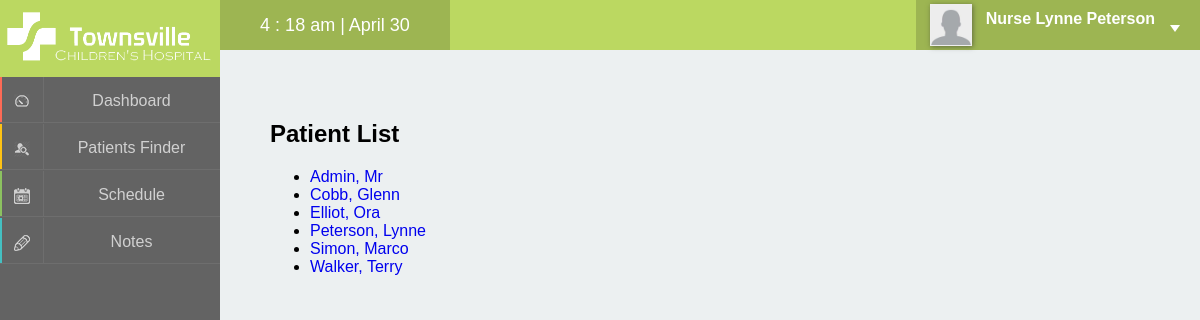
Page /pages/staff.php (signed in) on the committed database.
### tables this page shows
CREATE TABLE IF NOT EXISTS `staff` (
  `staffID` int(4) unsigned zerofill NOT NULL AUTO_INCREMENT,
  `firstName` varchar(40) NOT NULL,
  `lastName` varchar(40) NOT NULL,
  `title` int(1) NOT NULL,
  `password` varchar(64) NOT NULL,
  `specialties` varchar(40) DEFAULT NULL,
  `photo` varchar(200) DEFAULT NULL,
  PRIMARY KEY (`staffID`),
  KEY `title_idx` (`title`)
);

### pages/staff.php (the view, shortened to what this page needs)
<?php
	include '../inc/panel.php';
?>
<section>
	<div class="container">
		<div class="login">
			<h1>Patient List</h1>
			<p><ul>
			<?php
				$sql = "SELECT staffID, firstName, lastName
						FROM staff
						ORDER BY lastName ASC";
				$result = mysql_query($sql);
				while ($row = mysql_fetch_assoc($result)) {
					echo "<li><a href='staffview.php?staff={$row['staffID']}'>{$row['lastName']}, {$row['firstName']}</a></li>";
				}
			?>
			</ul></p>
		</div>
	</div>
</section>

### css/panel.css (style rules this page uses)
html, body { margin : 0; padding : 0; height: 100%; background-color: #636363; font-family: "proxima-nova-1","proxima-nova-2",arial,helvetica,sans-serif; }
a { text-decoration: none; }
.pic img { width: 40px; height: 40px; border: 1px solid #eee; -webkit-box-shadow: 1px 1px 5px 0px rgba(50, 50, 50, 0.55); -moz-box-shadow: 1px 1px 5px 0px rgba(50, 50, 50, 0.55); box-shadow: 1px 1px 5px 0px rgba(50, 50, 50, 0.55); }

### rows in the picture
staff: lastName "Admin", firstName "Mr"
staff: lastName "Cobb", firstName "Glenn"
staff: lastName "Elliot", firstName "Ora"
staff: lastName "Peterson", firstName "Lynne"
staff: lastName "Simon", firstName "Marco"
staff: lastName "Walker", firstName "Terry"

### other values in the picture
$_SESSION['name'] "Lynne"
$_SESSION['lname'] "Peterson"
